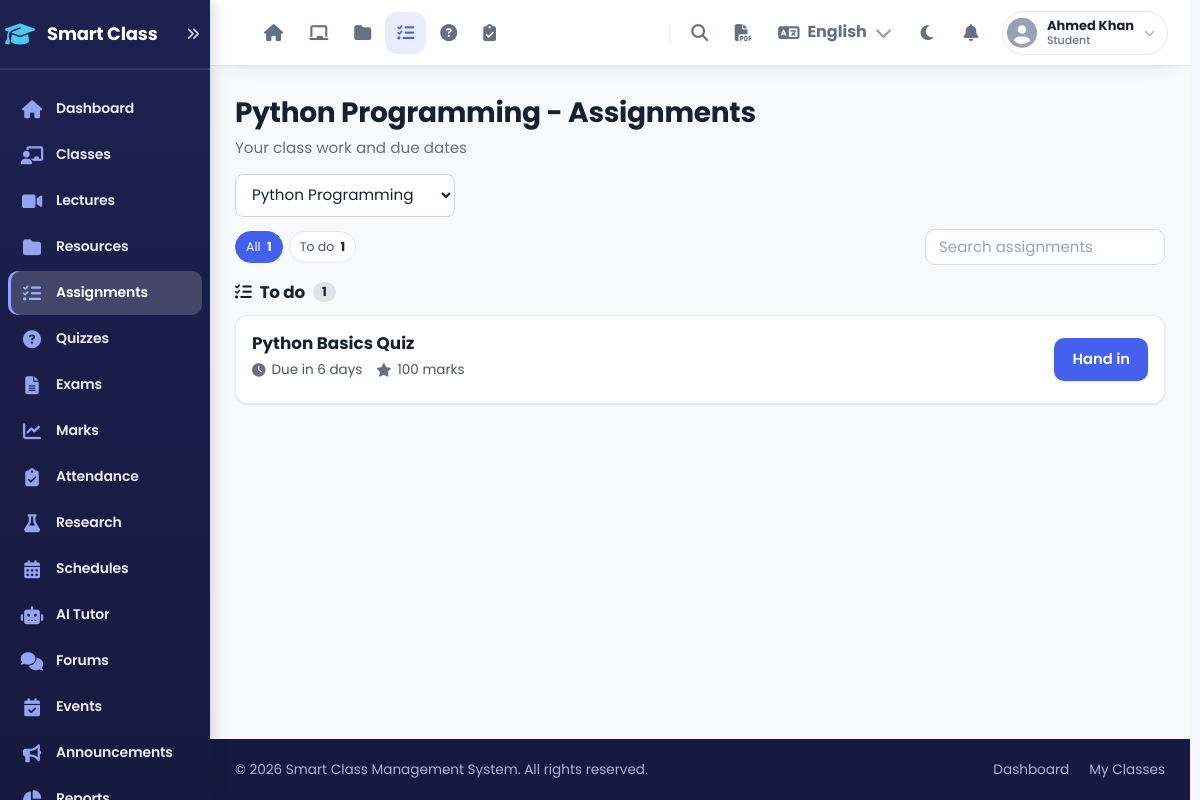
Screenshot of /pages/assignments/view.php?class_id=1 (signed in) with the database file from the repository.
### tables this page shows
CREATE TABLE classes (
    id INT UNSIGNED AUTO_INCREMENT PRIMARY KEY,
    teacher_id INT UNSIGNED NOT NULL,
    class_name VARCHAR(100) NOT NULL,
    class_code VARCHAR(20) NOT NULL UNIQUE,
    description TEXT,
    tags VARCHAR(255) DEFAULT NULL,
    image VARCHAR(255) DEFAULT NULL,
    stream_permission ENUM('post', 'comment', 'teacher_only') NOT NULL DEFAULT 'comment' COMMENT 'post = students post + comment, comment = students comment only, teacher_only = read only',
    require_approval TINYINT(1) NOT NULL DEFAULT 1 COMMENT '1 = students who use the class code wait for teacher approval',
    theme VARCHAR(20) NOT NULL DEFAULT 'auto',
    is_active TINYINT(1) NOT NULL DEFAULT 1,
    year_id INT UNSIGNED DEFAULT NULL,
    ai_students TINYINT(1) NOT NULL DEFAULT 1 COMMENT 'students may use AI helpers in this class',
    created_at DATETIME NOT NULL DEFAULT CURRENT_TIMESTAMP,
    updated_at DATETIME NOT NULL DEFAULT CURRENT_TIMESTAMP ON UPDATE CURRENT_TIMESTAMP,
    FOREIGN KEY (teacher_id) REFERENCES users(id) ON DELETE CASCADE,
    INDEX idx_teacher (teacher_id),
    INDEX idx_code (class_code)
);

CREATE TABLE assignments (
    id INT UNSIGNED AUTO_INCREMENT PRIMARY KEY,
    class_id INT UNSIGNED NOT NULL,
    topic_id INT UNSIGNED DEFAULT NULL,
    teacher_id INT UNSIGNED NOT NULL,
    title VARCHAR(200) NOT NULL,
    description TEXT,
    due_date DATETIME,
    max_marks INT UNSIGNED DEFAULT 100,
    rubric TEXT DEFAULT NULL COMMENT 'JSON list of criteria - points add up to max_marks',
    release_mode ENUM('instant', 'manual') NOT NULL DEFAULT 'instant',
    results_released_at DATETIME DEFAULT NULL,
    created_at DATETIME NOT NULL DEFAULT CURRENT_TIMESTAMP,
    updated_at DATETIME NOT NULL DEFAULT CURRENT_TIMESTAMP ON UPDATE CURRENT_TIMESTAMP,
    FOREIGN KEY (topic_id) REFERENCES class_topics(id) ON DELETE SET NULL,
    FOREIGN KEY (class_id) REFERENCES classes(id) ON DELETE CASCADE,
    FOREIGN KEY (teacher_id) REFERENCES users(id) ON DELETE CASCADE,
    INDEX idx_class (class_id),
    INDEX idx_due (due_date)
);

### pages/assignments/_list.php (the view, shortened to what the rows shown need)
<?php
$teacher = isTeacher(); $now = time();
$groups = $teacher
    ? ['grade' => ['Needs grading', 'fa-pen-to-square', 'hot'], 'open' => ['Open', 'fa-hourglass-half', ''], 'closed' => ['Closed', 'fa-lock', '']]
    : ['overdue' => ['Overdue', 'fa-triangle-exclamation', 'bad'], 'returned' => ['Returned for changes', 'fa-rotate-left', 'wait'], 'todo' => ['To do', 'fa-list-check', 'hot'], 'handed' => ['Handed in', 'fa-inbox', ''], 'done' => ['Done', 'fa-circle-check', '']];
$bucket = array_fill_keys(array_keys($groups), []);
foreach ($assignments as $a) {
    $past = !empty($a['due_date']) && $now > strtotime($a['due_date']);
    if ($teacher) { $g = (int) $a['todo_count'] > 0 ? 'grade' : ($past ? 'closed' : 'open'); }
    else {
        $stt = $a['submission_id'] ? $a['sub_status'] : null;
        $g = $stt === 'returned' ? 'returned' : ($stt === 'graded' ? 'done' : ($stt ? 'handed' : ($past ? 'overdue' : 'todo')));
    }
    $bucket[$g][] = $a;
}
$total = count($assignments);
?>
<div class="asg-list-top">
    <div class="asg-chips-f" id="asgGroups"><a class="grade-tab on" href="#" data-g="all"><?php echo t('All'); ?> <b><?php echo $total; ?></b></a>
        <?php foreach ($groups as $g => [$lab]): if (!$bucket[$g]) continue; ?><a class="grade-tab" href="#" data-g="<?php echo $g; ?>"><?php echo t($lab); ?> <b><?php echo count($bucket[$g]); ?></b></a><?php endforeach; ?></div>
</div>
<?php foreach ($groups as $g => [$lab, $icon, $tone]): if (!$bucket[$g]) continue; ?>
<section class="asg-group" data-g="<?php echo $g; ?>">
    <h2 class="asg-group-h <?php echo $tone; ?>"><i class="fas <?php echo $icon; ?>"></i> <?php echo t($lab); ?> <span><?php echo count($bucket[$g]); ?></span></h2>
    <div class="asg-cards">
    <?php foreach ($bucket[$g] as $a):
        $past = !empty($a['due_date']) && $now > strtotime($a['due_date']);
        $cls = trim(($a['due_date'] && $past && $g !== 'done' && $g !== 'handed' ? 'bad ' : '')); ?>
        <article class="asg-card-row" data-find="<?php echo htmlspecialchars(mb_strtolower($a['title'] . ' ' . $a['class_name'])); ?>">
            <div class="acr-main">
                <a class="acr-title" href="view.php?id=<?php echo (int) $a['id']; ?>"><?php echo htmlspecialchars($a['title']); ?></a>
                <div class="acr-meta">
                    <span class="chip-i <?php echo $cls; ?>" title="<?php echo $a['due_date'] ? htmlspecialchars(formatDate($a['due_date'], 'M d, Y h:i A')) : ''; ?>"><i class="fas fa-clock"></i> <?php echo t(assignmentDueText($a['due_date'])); ?></span>
                    <span class="chip-i"><i class="fas fa-star"></i> <?php echo (int) $a['max_marks']; ?> <?php echo t('marks'); ?></span>
                </div>
            </div>
            <div class="acr-side">
            <?php if ($teacher): ?>
                <?php if ((int) $a['todo_count'] > 0): ?><a class="btn-app" href="grade.php?id=<?php echo (int) $a['id']; ?>&amp;f=todo"><i class="fas fa-pen-to-square"></i> <?php echo t('Grade'); ?> <span class="count-pill"><?php echo (int) $a['todo_count']; ?></span></a>
                <?php else: ?><a class="btn-app btn-outline" href="view.php?id=<?php echo (int) $a['id']; ?>"><?php echo t('Open'); ?></a><?php endif; ?>
            <?php else:
                $label = $g === 'done' ? ((resultsReleased($a) && $a['marks_obtained'] !== null) ? formatMarks($a['marks_obtained']) . ' / ' . (int) $a['max_marks'] : t('Result pending')) : null; ?>
                <a class="btn-app<?php echo in_array($g, ['todo', 'overdue', 'returned'], true) ? '' : ' btn-outline'; ?>" href="<?php echo in_array($g, ['todo', 'overdue', 'returned'], true) ? 'submit.php?id=' . (int) $a['id'] : 'view.php?id=' . (int) $a['id']; ?>">
                    <?php echo t($g === 'returned' ? 'Fix & hand in' : ($g === 'overdue' ? 'Hand in late' : ($g === 'todo' ? 'Hand in' : 'Open'))); ?></a>
            <?php endif; ?>
            </div>
        </article>
    <?php endforeach; ?>
    </div>
</section>
<?php endforeach; ?>

### includes/app_header.php (shortened to what the rows shown need)
<?php
$role          = $current_user_role;
$page_subtitle = $page_subtitle ?? ($role === 'teacher' ? 'Teacher workspace' : 'Student workspace');
?>
<!DOCTYPE html>
<html <?php echo i18nHtmlAttrs(); ?>>
  <head>
    <link rel="stylesheet" href="<?php echo asset('assets/css/dashboard.css'); ?>" />
    <link rel="stylesheet" href="<?php echo asset('assets/css/app.css'); ?>" />
    <link rel="stylesheet" href="<?php echo asset('assets/css/polish.css'); ?>" />
    <link rel="stylesheet" href="<?php echo asset('assets/css/theme-dark.css'); ?>" />
    <link
      rel="stylesheet"
      href="https://cdnjs.cloudflare.com/ajax/libs/font-awesome/6.4.0/css/all.min.css"
    />
  </head>
  <body>
    <div class="container">
      <div class="main-wrapper">
        <main id="main-content" class="dashboard" role="main">
          <div class="dashboard-content">
            <?php if (empty($hide_page_head)): ?>
            <div class="page-head">
              <div class="ph-text">
                <h1><?php echo htmlspecialchars($page_title); ?></h1>
                <p class="page-subtitle"><?php echo htmlspecialchars($page_subtitle); ?></p>
              </div>
            </div>
            <?php endif; ?>

### rows the page displays
classes: class_name "Python Programming - Assignments"
assignments: lab "To do", due_date "1", title "Python Basics Quiz", due_date "Due in 6 days", max_marks "100", due_date "Hand in"

### other values shown
APP_NAME === 'SmartClass' ? 'Smart Class' : APP_NAME "Smart Class"
$hdr_m['title'] "Classes"
$hdr_m['title'] "Lectures"
$hdr_m['title'] "Resources"
$hdr_m['title'] "Assignments"
$hdr_m['title'] "Quizzes"
$hdr_m['title'] "Exams"
$hdr_m['title'] "Marks"
$hdr_m['title'] "Attendance"
$hdr_m['title'] "Research"
$hdr_m['title'] "Schedules"
$hdr_m['title'] "AI Tutor"
$hdr_m['title'] "Forums"
$hdr_m['title'] "Events"
$hdr_m['title'] "Announcements"
